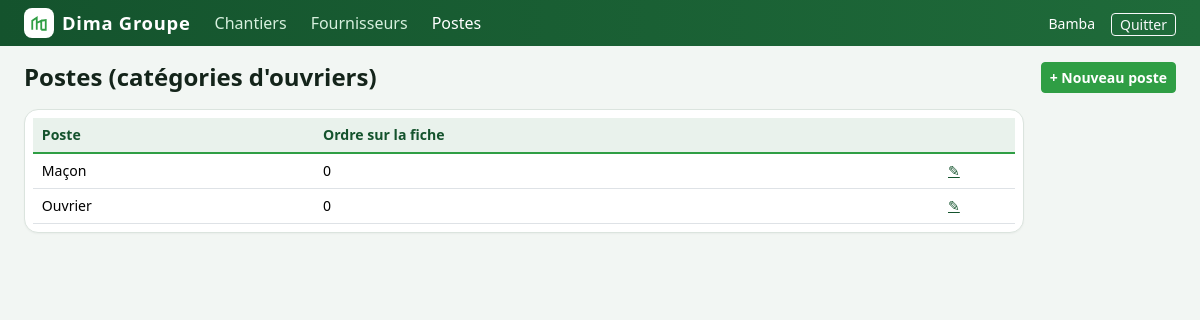
Screenshot of /pointage/postes/ (signed in) with the database file from the repository.
### pointage/models.py (models this page shows, shortened)
class Poste(models.Model):
    nom = models.CharField(max_length=100, unique=True)
    ordre = models.PositiveSmallIntegerField(default=0, help_text="Ordre d'affichage sur la fiche")
    class Meta:
        ordering = ["ordre", "nom"]

### pointage/views.py (the view)
    class Liste(Connecte, ListView):
        template_name = "pointage/crud_list.html"
        def get_queryset(self):
            return model.objects.all()
        def get_context_data(self, **kw):
            ctx = super().get_context_data(**kw)
            ctx.update(titre=nom, singulier=singulier, url_create=f"pointage:{url}_create",
                       url_update=f"pointage:{url}_update", entetes=[c[0] for c in colonnes],
                       lignes=[(o, [c[1](o) for c in colonnes]) for o in ctx["object_list"]])
            return ctx

### pointage/templatetags/pointage_tags.py (called while the page is built)
@register.simple_tag
def entreprise():
    return getattr(settings, "POINTAGE_ENTREPRISE", "Dima Groupe")

### pointage/templates/pointage/crud_list.html
{% extends "pointage/base.html" %}
{% block content %}
<div class="d-flex justify-content-between align-items-center mb-3">
  <h1 class="h4 fw-bold mb-0">{{ titre }}</h1>
  <a class="btn btn-brand btn-sm" href="{% url url_create %}">+ Nouveau {{ singulier }}</a>
</div>
<div class="card-soft p-2" style="max-width:1000px">
<table class="table table-sm grid mb-0">
  <thead><tr>{% for e in entetes %}<th>{{ e }}</th>{% endfor %}<th></th></tr></thead>
  {% for o, vals in lignes %}<tr>{% for v in vals %}<td>{{ v }}</td>{% endfor %}
    <td class="text-center"><a href="{% url url_update o.pk %}">✎</a></td></tr>
  {% empty %}<tr><td colspan="{{ entetes|length|add:1 }}" class="text-muted">Aucun {{ singulier }}.</td></tr>{% endfor %}
</table></div>
{% endblock %}

### pointage/templates/pointage/base.html (shortened to what this page needs)
{% load static pointage_tags %}<!doctype html>
<html lang="fr">
<head>
  <link href="https://cdn.jsdelivr.net/npm/bootstrap@5.3.3/dist/css/bootstrap.min.css" rel="stylesheet">
  <link href="{% static 'pointage/pointage.css' %}" rel="stylesheet">
</head>
<body>
{% with u=request.resolver_match.url_name %}
<nav class="topbar no-print">
  <div class="d-flex align-items-center gap-4 px-4 py-2 flex-wrap">
    <a class="brand" href="{% url 'pointage:home' %}">
      <span class="mark"><svg width="18" height="18" viewBox="0 0 24 24" fill="none" stroke="#2f9e44" stroke-width="2.4"><path d="M3 21V9l6-4v16M9 21V12l6-3v12M15 21h6V8l-6 1"/></svg></span>
      {% entreprise %}
    </a>
    <a href="{% url 'pointage:home' %}" class="{% if u == 'home' %}active{% endif %}">Chantiers</a>
    <a href="{% url 'pointage:fournisseur_list' %}" class="{% if 'fournisseur' in u %}active{% endif %}">Fournisseurs</a>
    <a href="{% url 'pointage:poste_list' %}" class="{% if 'poste' in u %}active{% endif %}">Postes</a>
    <span class="ms-auto d-flex align-items-center gap-3">
      {% if user.is_authenticated %}
      <span class="small">{{ user.get_full_name|default:user.username }}</span>
      <form method="post" action="{% url 'pointage:logout' %}" class="m-0">{% csrf_token %}
        <button class="btn btn-sm btn-outline-light py-0">Quitter</button></form>
      {% endif %}
    </span>
  </div>
</nav>
<main class="px-4 pb-5 pt-3" style="max-width:1500px;margin:auto">
  {% block content %}{% endblock %}
</main>
{% endwith %}
</body>
</html>

### pointage/static/pointage/pointage.css (style rules this page uses)
:root { --brand: #2f9e44; --brand-dark: #14532d; --brand-soft: #e7f5ea; --ink: #14241a; --muted: #6b7a70; --bg: #f2f6f3; --line: #dbe4de; --warn: #f59f00; --danger: #d9480f; }
body { background: var(--bg); color: var(--ink); font-family: "Segoe UI", system-ui, -apple-system, Roboto, sans-serif; }
a { color: var(--brand-dark); }
.btn-brand { background: var(--brand); border-color: var(--brand); color: #fff; font-weight: 600; }
.topbar { background: linear-gradient(90deg, var(--brand-dark), #1f6b3a); color: #fff; }
.topbar a { color: #d7f0de; text-decoration: none; }
.topbar a:hover, .topbar a.active { color: #fff; }
.brand { font-weight: 800; letter-spacing: .04em; font-size: 1.15rem; color: #fff !important; display: flex; align-items: center; gap: .5rem; }
.brand .mark { width: 30px; height: 30px; border-radius: 8px; background: #fff; display: grid; place-items: center; }
.card-soft { background: #fff; border: 1px solid var(--line); border-radius: 14px; box-shadow: 0 1px 2px rgba(20,36,26,.04); }
.grid { background: #fff; }
.grid th, .grid td { font-size: .88rem; padding: .4rem .55rem; vertical-align: middle; }
.grid thead th { background: #e9f2ec; color: var(--brand-dark); font-weight: 700; border-bottom: 2px solid var(--brand); }

### rows the page displays
Poste: vals "Maçon" "0"
Poste: vals "Ouvrier" "0"

### other values shown
{{ user.get_full_name|default:user.username }} "Bamba"
{{ titre }} "Postes (catégories d'ouvriers)"
{{ singulier }} "poste"
{{ e }} "Poste" "Ordre sur la fiche"
